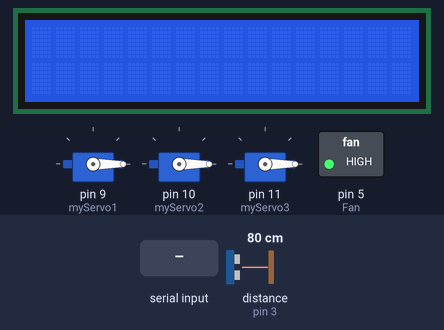
Bench run of a sketch on a simulated Arduino Mega 2560, built with avr-gcc and run on an emulated ATmega2560. Parts: 16×2 character LCD, 3 × servo, switched loads named in the sketch (green lamp = pin HIGH). Wiring (inferred from the names in the program): ultrasonic range finder: trigger pin 2; echo pin 3. The test bench sets the inputs (shaded band); at power-on: distance to the obstacle (sensor on pin 3) 80 cm. The echo pulse lasts 58.3 µs per cm; pins used as bus, display or sensor lines are not drawn; what the sketch prints to the serial monitor is not drawn.

Above: at 1.2 s.
1.3 s: distance to the obstacle (sensor on pin 3) set to 12 cm
4.3 s: distance to the obstacle (sensor on pin 3) set to 9 cm
At 5.5 s:
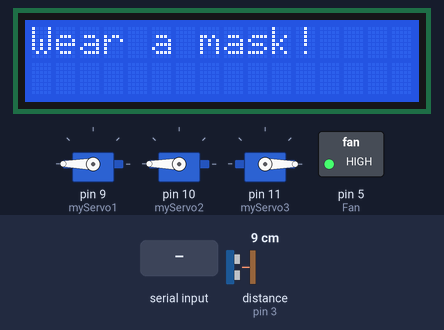
5.8 s: "90,45\n" received over the second serial link
8.8 s: "30,150\n" received over the second serial link
At 10.8 s:
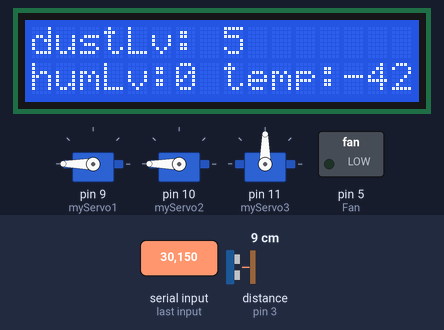
11.8 s: distance to the obstacle (sensor on pin 3) set to 60 cm
At 13.5 s:
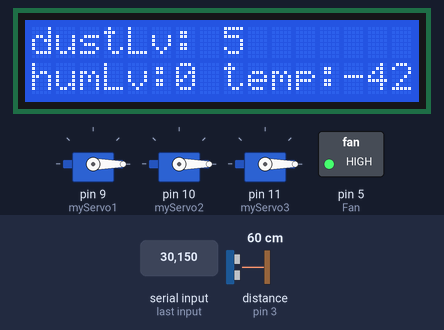
13.8 s: distance to the obstacle (sensor on pin 3) set to 2 cm
At 15.2 s:
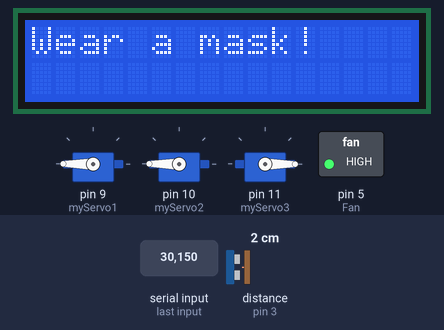
Timing chart, 0 to 16.3 s (numbered marks = the images above; inputs shaded):
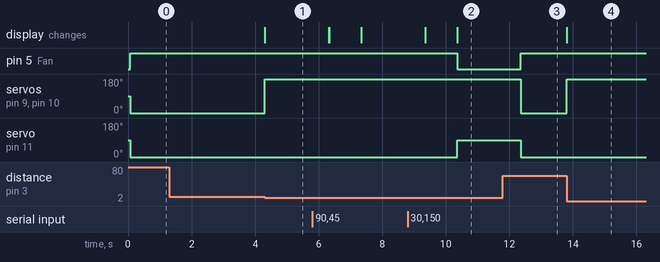

The sketch:

TermProject.ino
```cpp
#include <LiquidCrystal.h>
#include<SoftwareSerial.h>
#include <Servo.h>
#define Fan 5

//SoftwareSerial mySerail(4,5);

LiquidCrystal lcd(44, 45, 46, 47, 48,49); //lcd 연결
Servo myServo1;
Servo myServo2;
Servo myServo3;

int trig = 2;
int echo = 3;
bool isWinOpen = false;
int humLevel, dustLevel, temperature;
unsigned int time_prev, time_curr;

byte user1[8] = {
  B00000,
  B10001,
  B00000,
  B00000,
  B11111,
  B11111,
  B01110,
  B00000
};

void setup() {
  Serial.begin(9600);
  Serial1.begin(9600);
  lcd.createChar(0, user1);
  lcd.begin(16,2);  //lcd 초기화

  pinMode(Fan, OUTPUT);

  pinMode(trig, OUTPUT);
  pinMode(echo, INPUT);
  myServo1.attach(9);
  myServo2.attach(10);
  myServo3.attach(11) ;
  time_prev = millis();
}

void sanitizer(){
  digitalWrite(trig, LOW);
  digitalWrite(echo, LOW);
  delayMicroseconds(2);

  digitalWrite(trig, HIGH);
  delayMicroseconds(10);
  digitalWrite(trig, LOW);

  unsigned long duration = pulseIn(echo, HIGH);

  float distance = duration / 29.0 / 2.0;
  if(distance<10)
  {
    lcd.clear();
    lcd.print("Wear a mask!");
    lcd.setCursor(16,0);
    lcd.write(byte(0));
    //delay(250);
    myServo1.write(180); //180
    myServo2.write(180);
    delay(1000);
  }
  else
  {
    myServo1.write(0);
    myServo2.write(0); //180
    //lcd.clear();
  }
}

void fanOn(){
  int fanSpeed=255;
  analogWrite(Fan,fanSpeed);
//  for(fanSpeed = 0; fanSpeed <= 255; fanSpeed += 10){
//   analogWrite(Fan, fanSpeed);
//   //Serial.print(String(fanSpeed) + " ");
//   //delay(40);
//  }
  Serial.println("fan on");
}

void fanOff(){
  digitalWrite(Fan,false);
  Serial.println("fan off");
}

void window(int temp, int humid,int dust){
  time_curr = millis();
  if(temp< 22 || humid>7 || dust>3){
    if(time_curr - time_prev >= 10000){
      time_prev = time_curr;
      myServo3.write(90);
      fanOff();
      isWinOpen = true;
      delay(2000);
      return;
    }
    myServo3.write(0);
    isWinOpen = false;
    fanOn();
    //delay(1000);
  }
  else{
//    if(time_curr - time_prev >= 10000){
//      time_prev = time_curr;
//      myServo3.write(0);
//      fanOn();
//      isWinOpen = false;
//      delay(1000);
//      return;
//    }
    myServo3.write(90);
    fanOff();
    isWinOpen = true;
    //delay(2000);
  }
}

void loop() {
  sanitizer();

  if(Serial1.available()){
    char dust = Serial1.read();
    dustLevel = int(dust-'0');
    lcd.clear();
    lcd.setCursor(0,0);
    lcd.print("dustLv: ");
    lcd.print(dustLevel);
    Serial.print("dust:");
    Serial.println(dustLevel);

    char humidity = Serial1.read();
    humLevel = humidity - '0';
    lcd.setCursor(0,1);
    lcd.print("humLv:");
    lcd.print(humLevel);
    Serial.print("hum:");
    Serial.println(humLevel);

    char temp1, temp2;
    temp1 = Serial1.read();
    temp2 = Serial1.read();
    temperature = (temp1-'0')*10 + (temp2-'0');
    lcd.setCursor(8,1);
    lcd.print("temp:");
    lcd.print(temperature);
    Serial.print("temp:");
    Serial.print(temp1);
    Serial.println(temp2);

  }
  window(temperature, humLevel, dustLevel);

   /*
  if(isWinOpen==false){
    fanOn();
  }
  else if(isWinOpen==true){
    fanOff();
  }
  */
}
```

Measured:
- the behaviour switches between 11 and 10 cm on distance to the obstacle (sensor on pin 3) (found by bisection; images 0 and 1)
- after the input at 1.3 s, every drawn part: stays the same
- after the input at 4.3 s, servo on pin 9 (myServo1), servo on pin 10 (myServo2): 0° → 180° at once; the display: changes at once (image 1)
- after the input at 8.8 s, the display: first changes after 0.55 s (image 2 shows a later state)
- after the input at 11.8 s, pin 5 (Fan): LOW → HIGH after 0.57 s instead of 1.6 s; servo on pin 9 (myServo1), servo on pin 10 (myServo2): 180° → 0° after 0.57 s; servo on pin 11 (myServo3): 90° → 0° after 0.57 s instead of 1.6 s
- after the input at 13.8 s, servo on pin 9 (myServo1), servo on pin 10 (myServo2): 0° → 180° at once; the display: changes at once (image 4)
